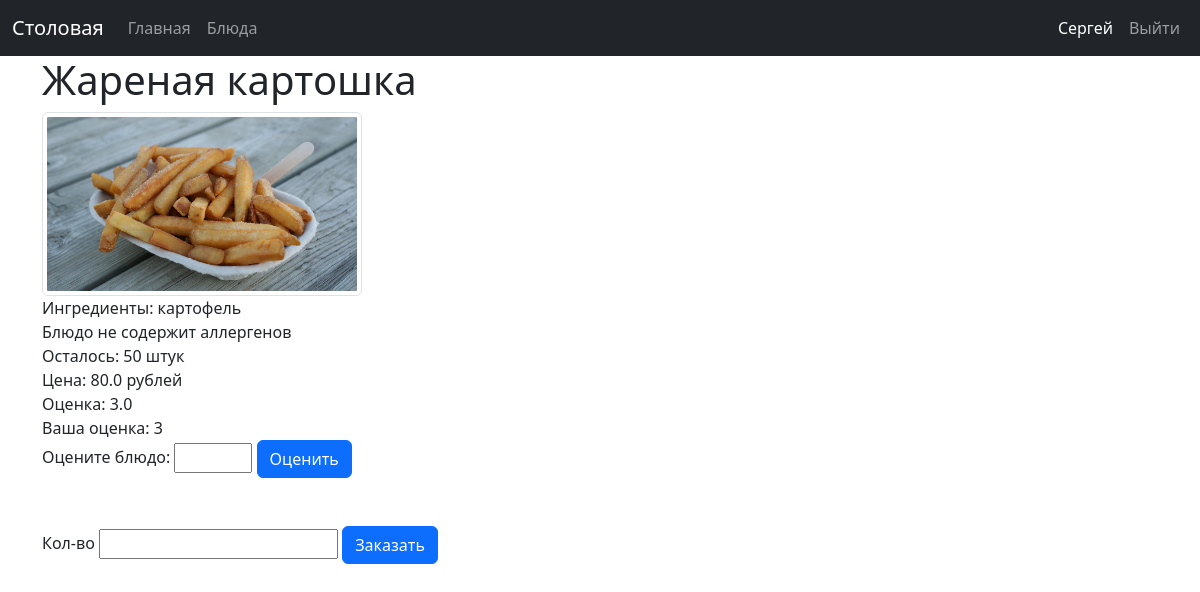
The page /menu/dish/1 (signed in) on the database as committed earlier.
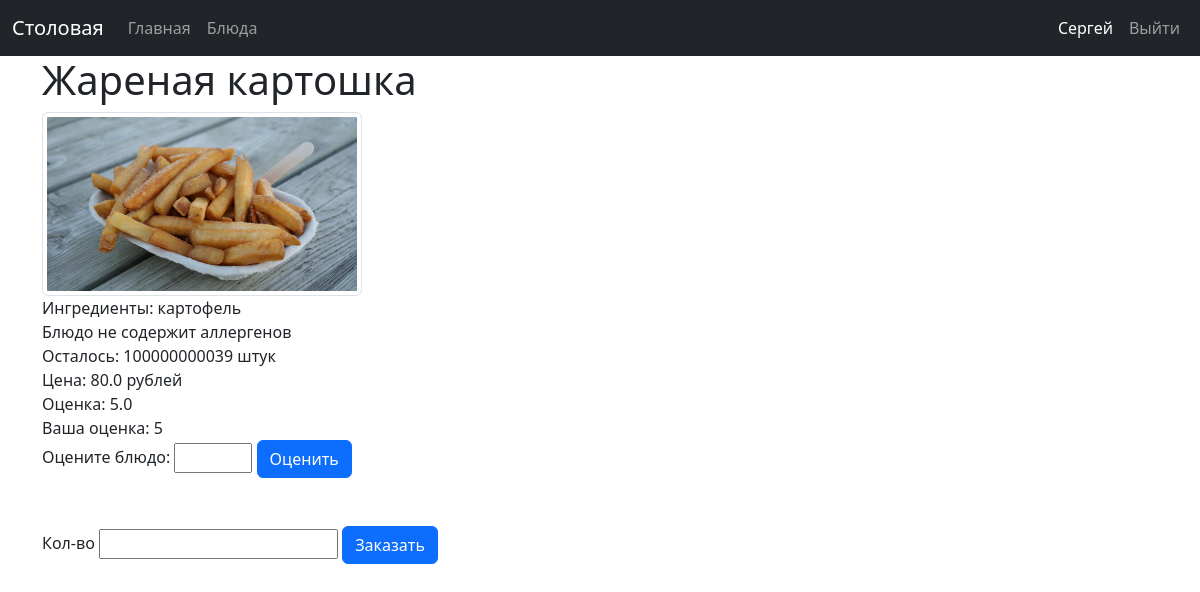
The same page on the database as committed later.
### data/users.py (models this page shows, shortened)
class User(SqlAlchemyBase, UserMixin):
    __tablename__ = 'users'
    id = Column(Integer, primary_key=True, autoincrement=True)
    surname = Column(String, nullable=True)
    name = Column(String, nullable=True)
    patronymic = Column(String, nullable=True)
    email = Column(String, index=True, unique=True, nullable=True)
    hashed_password = Column(String, nullable=True)
    role = Column(Integer, ForeignKey("roles.id"))
    money = Column(Float, nullable=True)
    subscription_end = Column(DateTime, nullable=True)
    roles = relationship("Role", back_populates="users")
    requests = relationship("Request")
    ratings_log = relationship("RatingLog")
    prefs_log = relationship("PreferenceLog")

### data/dishes.py (models this page shows)
class Dish(SqlAlchemyBase):
    __tablename__ = 'dishes'
    id = Column(Integer, primary_key=True, autoincrement=True)
    name = Column(String, nullable=True)
    price = Column(Float, nullable=True)
    quantity = Column(Integer, nullable=True)
    image = Column(String, nullable=True)
    description = Column(String, nullable=True)
    timesbought = Column(Integer, nullable=True)
    requests = relationship("Request")
    ingridients_log = relationship("IngridientLog")
    ratings_log = relationship("RatingLog")

### data/ingridients.py (models this page shows)
class Ingridient(SqlAlchemyBase):
    __tablename__ = 'ingridients'
    id = Column(Integer, primary_key=True, autoincrement=True)
    name = Column(String, nullable=True)
    ingridients_log = relationship("IngridientLog")
    prefs_log = relationship("PreferenceLog")

### server.py (the view)
@app.route('/menu/dish/<int:dish_id>', methods=['GET'])
@login_required
def dish(dish_id):
    db_sess = db_session.create_session()
    if db_sess.get(Role, current_user.id).role != "ученик":
        abort(403)
    db_dish = db_sess.get(Dish, dish_id)
    ingridients = []
    ingridient_logs = db_sess.query(IngridientLog).filter(IngridientLog.dish_id == db_dish.id).all()
    for log in ingridient_logs:
        ingridients.append(db_sess.query(Ingridient).filter(Ingridient.id == log.ingridient_id).first().name)
    prefs = db_sess.query(PreferenceLog).filter(PreferenceLog.student_id == current_user.id).filter(PreferenceLog.is_liked == True).all()
    prefs = [db_sess.get(Ingridient, x.ingridient).name for x in prefs]
    prefs = list(set(prefs) & set(ingridients))
    alers = db_sess.query(PreferenceLog).filter(PreferenceLog.student_id == current_user.id).filter(PreferenceLog.is_liked == False).all()
    alers = [db_sess.get(Ingridient, x.ingridient).name for x in alers]
    alers = list(set(alers) & set(ingridients))
    ratearr = db_sess.query(RatingLog).filter(RatingLog.dish_id == dish_id).all()
    userRate = db_sess.query(RatingLog).filter(RatingLog.dish_id == dish_id).filter(RatingLog.student_id == current_user.id).first()
    if userRate != None:
        userRate = userRate.rate
    if ratearr == []:
        rate = 0
    else:
        rate = sum([x.rate for x in ratearr]) / len(ratearr)
    return render_template("dish.html", dish=db_dish, ingridients=", ".join(ingridients), prefs=", ".join(prefs), alers=", ".join(alers), rate = rate, userRate=userRate)

### data/db_session.py (called while the page is built)
def create_session() -> Session:
    global __factory
    return __factory()

### server.py (called while the page is built)
@login_manager.user_loader
def load_user(user_id):
    db_sess = db_session.create_session()
    return db_sess.get(User, user_id)

@app.template_filter('get_role')
def role_filter(user):
    db_sess = db_session.create_session()
    role = db_sess.get(Role, user.role).role
    return role

### templates/dish.html (shortened to what this page needs)
{% extends "base.html" %}
{% block content %}
<div class="d-flex flex-column">
    <h1>{{dish.name}}</h1>
    <img src="/static/img/{{dish.image}}" class="img-thumbnail" style='max-width:20em; max-height:40em; width: auto; height: auto;' alt="Фото {{dish.image}}">
    <div>Ингредиенты: {{ ingridients }}</div>
    {% if prefs == "" and alers == "" %}
    <div>Блюдо не содержит аллергенов</div>
    {% elif alers != "" %}
    <div class="border border-danger border-3 rounded">Блюдо содержит аллергены: {{alers}}</div>
    {% elif prefs != "" %}
    <div class="border border-success border-3 rounded">Блюдо содержит любимые ингридиенты: {{prefs}}</div>
    {% endif %}
    <div>Осталось: {{dish.quantity}} штук</div>
    <div>Цена: {{dish.price}} рублей</div>
    <div>Оценка: {{rate}}</div>
    {% if userRate != None %}
    <div>Ваша оценка: {{userRate}}</div>
    {% endif %}
    <form method="POST" action="/menu/dish/{{ dish.id }}/rate">
        <label for="rating">
            Оцените блюдо:
            <input type="number" id="rating" name="rating" min="1", max="5"/>
            <button type="submit" class="btn btn-primary">Оценить</button>
        </label>
    </form>
    <form method="POST" action="/menu/dish/{{ dish.id }}/buy" class="mt-5">
        <label for="quantity">
            Кол-во
            <input type="number" id="quantity" name="quantity" min="1"/>
            {% if alers != "" %}
            <button type="submit" class="btn btn-primary" disabled>Заказать</button>
            {% else %}
            <button type="submit" class="btn btn-primary">Заказать</button>
            {% endif %}
        </label>
    </form>
    </div>
{% endblock %}

### templates/base.html (shortened to what this page needs)
<!DOCTYPE html>
<html lang="en">
<head>
    <link href="https://cdn.jsdelivr.net/npm/bootstrap@5.3.8/dist/css/bootstrap.min.css"
        rel="stylesheet"
>
</head>
<body>
<header>
    <nav class="navbar navbar-expand-lg navbar-dark bg-dark" data-bs-theme="dark">
        <div class="container-fluid">
            <div class="navbar-brand">Столовая</div>
            <div class="collapse navbar-collapse" id="navbarContent">
                <ul class="navbar-nav me-auto mb-2 mb-lg-0">
                    <li class="nav-item">
                        <a class="nav-link" href="/">Главная</a>
                    </li>
                    {% if current_user.is_authenticated %}
                    <li class="nav-item">
                        <a class="nav-link" href="/menu">Блюда</a>
                    </li>
                    {% endif %}
                </ul>
                <ul class="navbar-nav mb-2 mb-lg-0">
                    {% if current_user.is_authenticated %}
                    <li class="nav-item">
                        <div class="nav-link active">{{ current_user.name }}</div>
                    </li>
                    <li class="nav-item">
                        <a class="nav-link" href="/logout">Выйти</a>
                    </li>
                    {% endif %}
                </ul>
            </div>
        </div>
    </nav>
</header>
<main role="main" class="container">
    {% block content %}{% endblock %}
</main>
</body>
</html>

Rows that differ between the two databases and show on the page:
changed Dish "Жареная картошка": quantity "50" → "100000000039"
Other text that changed with them:
{{ rate }}: "3.0" → "5.0"
{{ userRate }}: "3" → "5"
